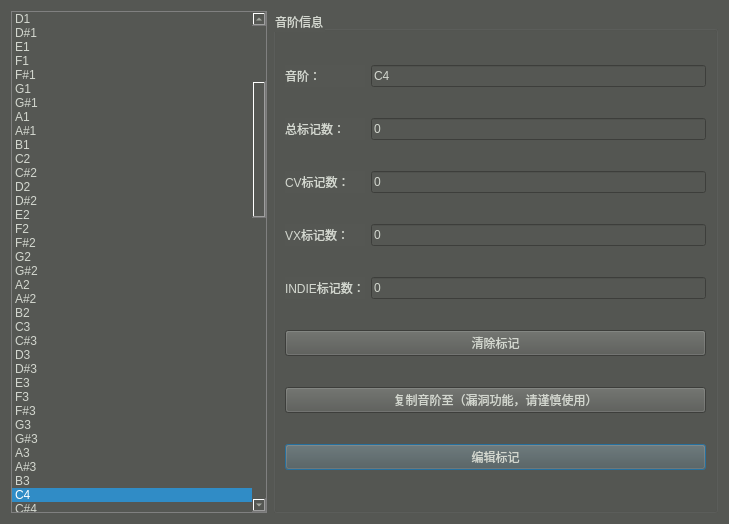
<?xml version="1.0" encoding="UTF-8"?>
<ui version="4.0">
 <class>FM</class>
 <widget class="QDialog" name="FM">
  <property name="geometry">
   <rect>
    <x>0</x>
    <y>0</y>
    <width>729</width>
    <height>524</height>
   </rect>
  </property>
  <property name="windowTitle">
   <string>标记管理（实验功能）</string>
  </property>
  <property name="windowIcon">
   <iconset resource="src.qrc">
    <normaloff>:/imag/icon.png</normaloff>:/imag/icon.png</iconset>
  </property>
  <property name="styleSheet">
   <string notr="true">
QWidget{
background-color: rgb(85, 87, 83);
	color: rgb(211, 215, 207);
}
QToolTip{

background-color:rgb(46, 52, 54);
color: rgb(211, 215, 207);
border:1px solid rgb(85, 87, 83);
}</string>
  </property>
  <layout class="QHBoxLayout" name="horizontalLayout">
   <item>
    <widget class="QListWidget" name="pitl">
     <property name="sizePolicy">
      <sizepolicy hsizetype="Minimum" vsizetype="Expanding">
       <horstretch>0</horstretch>
       <verstretch>0</verstretch>
      </sizepolicy>
     </property>
     <property name="styleSheet">
      <string notr="true">
QListWidget{
background-color: rgb(85, 87, 83);
color: rgb(211, 215, 207);
border:1px solid grey;
}

QListWidget::disabled{
background-color: rgb(136, 138, 133);
color: rgb(211, 215, 207);
border:1px solid grey;
}

QScrollBar:vertical {
        border: 1px solid grey;
        background-color:rgb(136, 138, 133);
        width: 20px;
        margin: 0px 0 0px 0;
    }
    QScrollBar::handle:vertical {
        border: 	1px solid grey;
        border-radius: 7px;
        background-color: rgb(85, 87, 83);
        min-height: 60px;
        margin: 0px 0px 0px 0px;
    }
    QScrollBar::add-line:vertical {
        border: none;
        background: rgb(85, 87, 83);
        height: 0px;
        subcontrol-position: bottom;
        subcontrol-origin: margin;
    }
    QScrollBar::sub-line:vertical {
        border: none;
background: rgb(85, 87, 83);
        height: 0px;
        subcontrol-position: top;
        subcontrol-origin: margin;
    }
    QScrollBar::add-page:vertical {
        background-color: rgb(136, 138, 133);
    }
    QScrollBar::sub-page:vertical {
        background-color:rgb(136, 138, 133);
    }
QScrollBar:vertical:disabled{
        border: 1px solid rgb(238, 238, 236);
        background-color:rgb(186, 189, 182);
        width: 20px;
        margin: 0px 0 0px 0;
    }
    QScrollBar::handle:vertical:disabled{
        border: 	1px solid rgb(238, 238, 236);
        border-radius: 7px;
        background-color:rgb(186, 189, 182);
        min-height: 60px;
        margin: 0px 0px 0px 0px;
    }
    QScrollBar::add-line:vertical:disabled{
        border: none;
        background: rgb(85, 87, 83);
        height: 0px;
        subcontrol-position: bottom;
        subcontrol-origin: margin;
    }
    QScrollBar::sub-line:vertical:disabled{
        border: none;
background: rgb(85, 87, 83);
        height: 0px;
        subcontrol-position: top;
        subcontrol-origin: margin;
    }
    QScrollBar::add-page:vertical:disabled{
        background-color:rgb(186, 189, 182);
    }
    QScrollBar::sub-page:vertical:disabled {
        background-color:rgb(186, 189, 182);
    }
</string>
     </property>
     <property name="layoutMode">
      <enum>QListView::SinglePass</enum>
     </property>
     <property name="modelColumn">
      <number>0</number>
     </property>
     <property name="currentRow">
      <number>48</number>
     </property>
     <item>
      <property name="text">
       <string>C0</string>
      </property>
     </item>
     <item>
      <property name="text">
       <string>C#0</string>
      </property>
     </item>
     <item>
      <property name="text">
       <string>D0</string>
      </property>
     </item>
     <item>
      <property name="text">
       <string>D#0</string>
      </property>
     </item>
     <item>
      <property name="text">
       <string>E0</string>
      </property>
     </item>
     <item>
      <property name="text">
       <string>F0</string>
      </property>
     </item>
     <item>
      <property name="text">
       <string>F#0</string>
      </property>
     </item>
     <item>
      <property name="text">
       <string>G0</string>
      </property>
     </item>
     <item>
      <property name="text">
       <string>G#0</string>
      </property>
     </item>
     <item>
      <property name="text">
       <string>A0</string>
      </property>
     </item>
     <item>
      <property name="text">
       <string>A#0</string>
      </property>
     </item>
     <item>
      <property name="text">
       <string>B0</string>
      </property>
     </item>
     <item>
      <property name="text">
       <string>C1</string>
      </property>
     </item>
     <item>
      <property name="text">
       <string>C#1</string>
      </property>
     </item>
     <item>
      <property name="text">
       <string>D1</string>
      </property>
     </item>
     <item>
      <property name="text">
       <string>D#1</string>
      </property>
     </item>
     <item>
      <property name="text">
       <string>E1</string>
      </property>
     </item>
     <item>
      <property name="text">
       <string>F1</string>
      </property>
     </item>
     <item>
      <property name="text">
       <string>F#1</string>
      </property>
     </item>
     <item>
      <property name="text">
       <string>G1</string>
      </property>
     </item>
     <item>
      <property name="text">
       <string>G#1</string>
      </property>
     </item>
     <item>
      <property name="text">
       <string>A1</string>
      </property>
     </item>
     <item>
      <property name="text">
       <string>A#1</string>
      </property>
     </item>
     <item>
      <property name="text">
       <string>B1</string>
      </property>
     </item>
     <item>
      <property name="text">
       <string>C2</string>
      </property>
     </item>
     <item>
      <property name="text">
       <string>C#2</string>
      </property>
     </item>
     <item>
      <property name="text">
       <string>D2</string>
      </property>
     </item>
     <item>
      <property name="text">
       <string>D#2</string>
      </property>
     </item>
     <item>
      <property name="text">
       <string>E2</string>
      </property>
     </item>
     <item>
      <property name="text">
       <string>F2</string>
      </property>
     </item>
     <item>
      <property name="text">
       <string>F#2</string>
      </property>
     </item>
     <item>
      <property name="text">
       <string>G2</string>
      </property>
     </item>
     <item>
      <property name="text">
       <string>G#2</string>
      </property>
     </item>
     <item>
      <property name="text">
       <string>A2</string>
      </property>
     </item>
     <item>
      <property name="text">
       <string>A#2</string>
      </property>
     </item>
     <item>
      <property name="text">
       <string>B2</string>
      </property>
     </item>
     <item>
      <property name="text">
       <string>C3</string>
      </property>
     </item>
     <item>
      <property name="text">
       <string>C#3</string>
      </property>
     </item>
     <item>
      <property name="text">
       <string>D3</string>
      </property>
     </item>
     <item>
      <property name="text">
       <string>D#3</string>
      </property>
     </item>
     <item>
      <property name="text">
       <string>E3</string>
      </property>
     </item>
     <item>
      <property name="text">
       <string>F3</string>
      </property>
     </item>
     <item>
      <property name="text">
       <string>F#3</string>
      </property>
     </item>
     <item>
      <property name="text">
       <string>G3</string>
      </property>
     </item>
     <item>
      <property name="text">
       <string>G#3</string>
      </property>
     </item>
     <item>
      <property name="text">
       <string>A3</string>
      </property>
     </item>
     <item>
      <property name="text">
       <string>A#3</string>
      </property>
     </item>
     <item>
      <property name="text">
       <string>B3</string>
      </property>
     </item>
     <item>
      <property name="text">
       <string>C4</string>
      </property>
     </item>
     <item>
      <property name="text">
       <string>C#4</string>
      </property>
     </item>
     <item>
      <property name="text">
       <string>D4</string>
      </property>
     </item>
     <item>
      <property name="text">
       <string>D#4</string>
      </property>
     </item>
     <item>
      <property name="text">
       <string>E4</string>
      </property>
     </item>
     <item>
      <property name="text">
       <string>F4</string>
      </property>
     </item>
     <item>
      <property name="text">
       <string>F#4</string>
      </property>
     </item>
     <item>
      <property name="text">
       <string>G4</string>
      </property>
     </item>
     <item>
      <property name="text">
       <string>G#4</string>
      </property>
     </item>
     <item>
      <property name="text">
       <string>A4</string>
      </property>
     </item>
     <item>
      <property name="text">
       <string>A#4</string>
      </property>
     </item>
     <item>
      <property name="text">
       <string>B4</string>
      </property>
     </item>
     <item>
      <property name="text">
       <string>C5</string>
      </property>
     </item>
     <item>
      <property name="text">
       <string>C#5</string>
      </property>
     </item>
     <item>
      <property name="text">
       <string>D5</string>
      </property>
     </item>
     <item>
      <property name="text">
       <string>D#5</string>
      </property>
     </item>
     <item>
      <property name="text">
       <string>E5</string>
      </property>
     </item>
     <item>
      <property name="text">
       <string>F5</string>
      </property>
     </item>
     <item>
      <property name="text">
       <string>F#5</string>
      </property>
     </item>
     <item>
      <property name="text">
       <string>G5</string>
      </property>
     </item>
     <item>
      <property name="text">
       <string>G#5</string>
      </property>
     </item>
     <item>
      <property name="text">
       <string>A5</string>
      </property>
     </item>
     <item>
      <property name="text">
       <string>A#5</string>
      </property>
     </item>
     <item>
      <property name="text">
       <string>B5</string>
      </property>
     </item>
     <item>
      <property name="text">
       <string>C6</string>
      </property>
     </item>
     <item>
      <property name="text">
       <string>C#6</string>
      </property>
     </item>
     <item>
      <property name="text">
       <string>D6</string>
      </property>
     </item>
     <item>
      <property name="text">
       <string>D#6</string>
      </property>
     </item>
     <item>
      <property name="text">
       <string>E6</string>
      </property>
     </item>
     <item>
      <property name="text">
       <string>F6</string>
      </property>
     </item>
     <item>
      <property name="text">
       <string>F#6</string>
      </property>
     </item>
     <item>
      <property name="text">
       <string>G6</string>
      </property>
     </item>
     <item>
      <property name="text">
       <string>G#6</string>
      </property>
     </item>
     <item>
      <property name="text">
       <string>A6</string>
      </property>
     </item>
     <item>
      <property name="text">
       <string>A#6</string>
      </property>
     </item>
     <item>
      <property name="text">
       <string>B6</string>
      </property>
     </item>
     <item>
      <property name="text">
       <string>C7</string>
      </property>
     </item>
     <item>
      <property name="text">
       <string>C#7</string>
      </property>
     </item>
     <item>
      <property name="text">
       <string>D7</string>
      </property>
     </item>
     <item>
      <property name="text">
       <string>D#7</string>
      </property>
     </item>
     <item>
      <property name="text">
       <string>E7</string>
      </property>
     </item>
     <item>
      <property name="text">
       <string>F7</string>
      </property>
     </item>
     <item>
      <property name="text">
       <string>F#7</string>
      </property>
     </item>
     <item>
      <property name="text">
       <string>G7</string>
      </property>
     </item>
     <item>
      <property name="text">
       <string>G#7</string>
      </property>
     </item>
     <item>
      <property name="text">
       <string>A7</string>
      </property>
     </item>
     <item>
      <property name="text">
       <string>A#7</string>
      </property>
     </item>
     <item>
      <property name="text">
       <string>B7</string>
      </property>
     </item>
     <item>
      <property name="text">
       <string>C8</string>
      </property>
     </item>
     <item>
      <property name="text">
       <string>C#8</string>
      </property>
     </item>
     <item>
      <property name="text">
       <string>D8</string>
      </property>
     </item>
     <item>
      <property name="text">
       <string>D#8</string>
      </property>
     </item>
     <item>
      <property name="text">
       <string>E8</string>
      </property>
     </item>
     <item>
      <property name="text">
       <string>F8</string>
      </property>
     </item>
     <item>
      <property name="text">
       <string>F#8</string>
      </property>
     </item>
     <item>
      <property name="text">
       <string>G8</string>
      </property>
     </item>
     <item>
      <property name="text">
       <string>G#8</string>
      </property>
     </item>
     <item>
      <property name="text">
       <string>A8</string>
      </property>
     </item>
     <item>
      <property name="text">
       <string>A#8</string>
      </property>
     </item>
     <item>
      <property name="text">
       <string>B8</string>
      </property>
     </item>
     <item>
      <property name="text">
       <string>C9</string>
      </property>
     </item>
     <item>
      <property name="text">
       <string>C#9</string>
      </property>
     </item>
     <item>
      <property name="text">
       <string>D9</string>
      </property>
     </item>
     <item>
      <property name="text">
       <string>D#9</string>
      </property>
     </item>
     <item>
      <property name="text">
       <string>E9</string>
      </property>
     </item>
     <item>
      <property name="text">
       <string>F9</string>
      </property>
     </item>
     <item>
      <property name="text">
       <string>F#99</string>
      </property>
     </item>
     <item>
      <property name="text">
       <string>G9</string>
      </property>
     </item>
     <item>
      <property name="text">
       <string>G#9</string>
      </property>
     </item>
     <item>
      <property name="text">
       <string>A9</string>
      </property>
     </item>
     <item>
      <property name="text">
       <string>A#9</string>
      </property>
     </item>
     <item>
      <property name="text">
       <string>B9</string>
      </property>
     </item>
    </widget>
   </item>
   <item>
    <widget class="QGroupBox" name="groupBox">
     <property name="title">
      <string>音阶信息</string>
     </property>
     <layout class="QGridLayout" name="gridLayout">
      <item row="0" column="0">
       <widget class="QLabel" name="label">
        <property name="text">
         <string>音阶：</string>
        </property>
       </widget>
      </item>
      <item row="0" column="1">
       <widget class="QLineEdit" name="pit">
        <property name="text">
         <string>C4</string>
        </property>
        <property name="readOnly">
         <bool>true</bool>
        </property>
       </widget>
      </item>
      <item row="1" column="0">
       <widget class="QLabel" name="label_2">
        <property name="text">
         <string>总标记数：</string>
        </property>
       </widget>
      </item>
      <item row="1" column="1">
       <widget class="QLineEdit" name="all">
        <property name="text">
         <string>0</string>
        </property>
        <property name="readOnly">
         <bool>true</bool>
        </property>
       </widget>
      </item>
      <item row="2" column="0">
       <widget class="QLabel" name="label_3">
        <property name="text">
         <string>CV标记数：</string>
        </property>
       </widget>
      </item>
      <item row="2" column="1">
       <widget class="QLineEdit" name="cvm">
        <property name="text">
         <string>0</string>
        </property>
        <property name="readOnly">
         <bool>true</bool>
        </property>
       </widget>
      </item>
      <item row="3" column="0">
       <widget class="QLabel" name="label_4">
        <property name="text">
         <string>VX标记数：</string>
        </property>
       </widget>
      </item>
      <item row="3" column="1">
       <widget class="QLineEdit" name="vxm">
        <property name="text">
         <string>0</string>
        </property>
        <property name="readOnly">
         <bool>true</bool>
        </property>
       </widget>
      </item>
      <item row="4" column="0">
       <widget class="QLabel" name="label_5">
        <property name="text">
         <string>INDIE标记数：</string>
        </property>
       </widget>
      </item>
      <item row="4" column="1">
       <widget class="QLineEdit" name="indiem">
        <property name="text">
         <string>0</string>
        </property>
        <property name="readOnly">
         <bool>true</bool>
        </property>
       </widget>
      </item>
      <item row="5" column="0" colspan="2">
       <widget class="QPushButton" name="clem">
        <property name="text">
         <string>清除标记</string>
        </property>
        <property name="autoDefault">
         <bool>false</bool>
        </property>
       </widget>
      </item>
      <item row="6" column="0" colspan="2">
       <widget class="QPushButton" name="copm">
        <property name="text">
         <string>复制音阶至（漏洞功能，请谨慎使用）</string>
        </property>
        <property name="autoDefault">
         <bool>false</bool>
        </property>
       </widget>
      </item>
      <item row="7" column="0" colspan="2">
       <widget class="QPushButton" name="edim">
        <property name="text">
         <string>编辑标记</string>
        </property>
        <property name="default">
         <bool>true</bool>
        </property>
       </widget>
      </item>
     </layout>
    </widget>
   </item>
  </layout>
 </widget>
 <resources>
  <include location="src.qrc"/>
 </resources>
 <connections/>
</ui>
